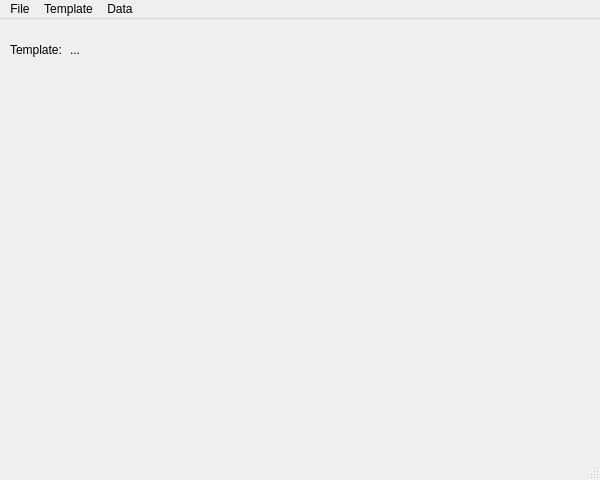
<?xml version="1.0" encoding="UTF-8"?>
<ui version="4.0">
 <class>MainWindow</class>
 <widget class="QMainWindow" name="MainWindow">
  <property name="geometry">
   <rect>
    <x>0</x>
    <y>0</y>
    <width>600</width>
    <height>480</height>
   </rect>
  </property>
  <property name="sizePolicy">
   <sizepolicy hsizetype="Fixed" vsizetype="Fixed">
    <horstretch>0</horstretch>
    <verstretch>0</verstretch>
   </sizepolicy>
  </property>
  <property name="windowTitle">
   <string>Form Editor</string>
  </property>
  <widget class="QWidget" name="centralwidget">
   <widget class="QWidget" name="verticalLayoutWidget">
    <property name="geometry">
     <rect>
      <x>9</x>
      <y>49</y>
      <width>581</width>
      <height>341</height>
     </rect>
    </property>
    <layout class="QVBoxLayout" name="FieldsList"/>
   </widget>
   <widget class="QLabel" name="label">
    <property name="geometry">
     <rect>
      <x>10</x>
      <y>20</y>
      <width>91</width>
      <height>21</height>
     </rect>
    </property>
    <property name="text">
     <string>Template:</string>
    </property>
   </widget>
   <widget class="QLabel" name="templateName">
    <property name="geometry">
     <rect>
      <x>70</x>
      <y>20</y>
      <width>231</width>
      <height>21</height>
     </rect>
    </property>
    <property name="text">
     <string>...</string>
    </property>
   </widget>
  </widget>
  <widget class="QMenuBar" name="menubar">
   <property name="geometry">
    <rect>
     <x>0</x>
     <y>0</y>
     <width>600</width>
     <height>21</height>
    </rect>
   </property>
   <widget class="QMenu" name="menuFile">
    <property name="title">
     <string>File</string>
    </property>
    <addaction name="actionSave"/>
    <addaction name="separator"/>
    <addaction name="actionExit_Main"/>
   </widget>
   <widget class="QMenu" name="menuTemplate">
    <property name="title">
     <string>Template</string>
    </property>
    <addaction name="actionOpen_Template_Manager"/>
   </widget>
   <widget class="QMenu" name="menuFields">
    <property name="title">
     <string>Data</string>
    </property>
    <addaction name="actionClear"/>
    <addaction name="actionLoad_Data"/>
    <addaction name="actionSave_Data"/>
   </widget>
   <addaction name="menuFile"/>
   <addaction name="menuTemplate"/>
   <addaction name="menuFields"/>
  </widget>
  <widget class="QStatusBar" name="statusbar"/>
  <action name="actionLoad_Template_2">
   <property name="text">
    <string>Load Template</string>
   </property>
  </action>
  <action name="actionCreate_Template">
   <property name="text">
    <string>Create Template</string>
   </property>
  </action>
  <action name="actionExit">
   <property name="text">
    <string>Exit</string>
   </property>
  </action>
  <action name="actionOpen_Template_Manager">
   <property name="text">
    <string>Open Template Manager</string>
   </property>
  </action>
  <action name="actionSave_Fields_Data">
   <property name="text">
    <string>Save Fields Data</string>
   </property>
  </action>
  <action name="actionLoad_Fields_Data">
   <property name="text">
    <string>Load Fields Data</string>
   </property>
  </action>
  <action name="actionExit_Main">
   <property name="text">
    <string>Exit</string>
   </property>
  </action>
  <action name="actionLoad_Data">
   <property name="text">
    <string>Load</string>
   </property>
  </action>
  <action name="actionSave_Data">
   <property name="text">
    <string>Save</string>
   </property>
  </action>
  <action name="actionClear">
   <property name="text">
    <string>Clear</string>
   </property>
  </action>
  <action name="actionSave">
   <property name="text">
    <string>Save</string>
   </property>
  </action>
 </widget>
 <resources/>
 <connections/>
</ui>
